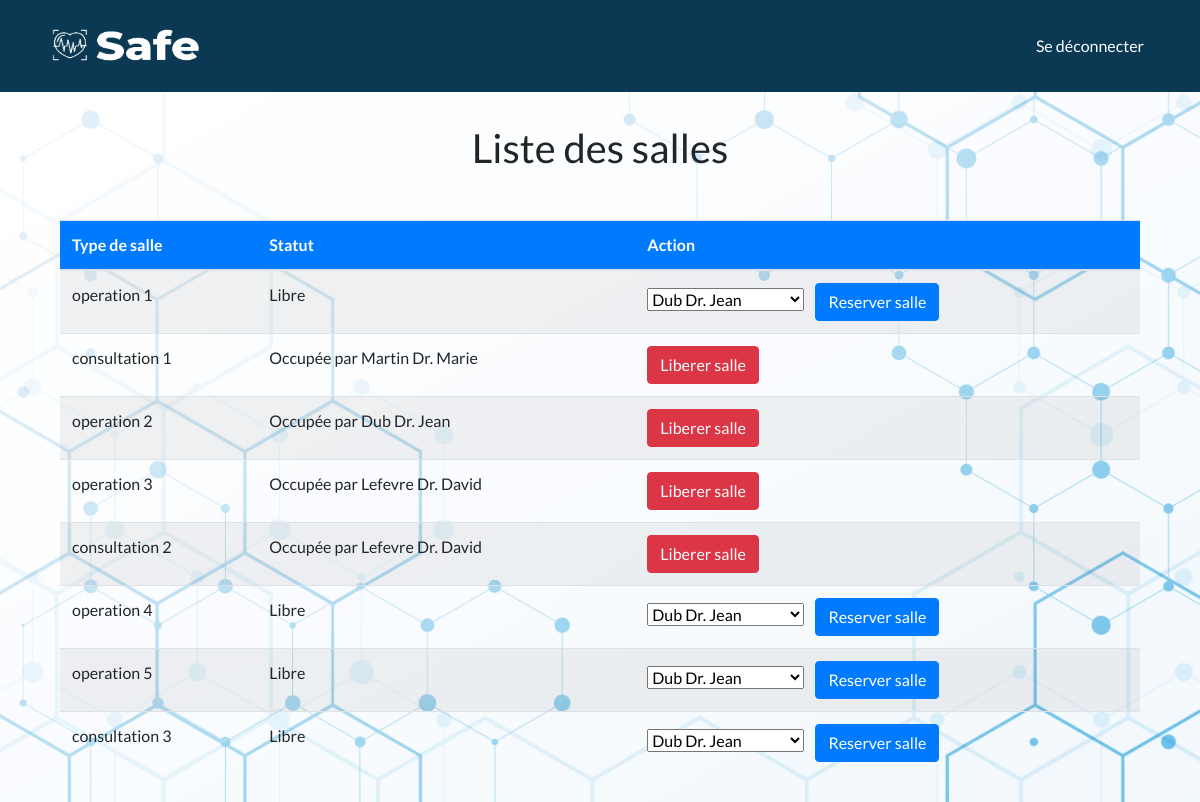
The page /salle_list/ (signed in) on the database its author committed.
### myapp/models.py (models this page shows, shortened)
class Salle(models.Model):
    type_salle = models.CharField(max_length=100)
    est_occupee = models.BooleanField(default=False)
    occuppee_par = models.ForeignKey(Medecin, on_delete=models.SET_NULL, null=True, blank=True)

class Medecin(models.Model):
    user = models.OneToOneField(User, on_delete=models.CASCADE)
    specialite = models.CharField(max_length=100)

class User(AbstractUser):
    is_rh= models.BooleanField('Is rh', default=False)
    is_medecin = models.BooleanField('Is medecin', default=False)
    is_infermiere = models.BooleanField('Is infermiere', default=False)
    is_visiteur = models.BooleanField('Is visiteur', default=False)
    nom = models.CharField(max_length=100)
    prenom = models.CharField(max_length=100)

### myapp/views.py (the view)
# urls.py: path('salle_list/', views.salle_list, name='salle_list'),
@login_required
@user_passes_test(is_infermiere)
def salle_list(request):
    salles = Salle.objects.all()
    for salle in salles:
        if salle.occuppee_par:
            salle.est_occupee = True
        else:
            salle.est_occupee = False
    medecins = Medecin.objects.all()
    return render(request, 'salle_list.html', {'salles': salles, 'medecins': medecins})

### myapp/views.py (called while the page is built)
def is_infermiere(user):
    return user.is_authenticated and (user.is_infermiere or user.is_staff)

### myapp/templates/salle_list.html (shortened to what this page needs)
{% extends 'base.html' %}
{% block content %}
  <section class="container pb-5">
    <div class="row">
      <div class="col-md-12">
        <h1 class="text-center mb-5">Liste des salles</h1>
        <div class="table-responsive">
          <table class="table table-striped table-hover">
            <thead class="bg-primary text-white">
              <tr>
                <th>Type de salle</th>
                <th>Statut</th>
                <th>Action</th>
              </tr>
            </thead>
            <tbody>
              {% for salle in salles %}
              <tr>
                <td>{{ salle.type_salle }}</td>
                <td>
                  {% if salle.est_occupee %}
                    Occupée par {{ salle.occuppee_par.user.nom }} {{ salle.occuppee_par.user.prenom }}
                  {% else %}
                    Libre
                  {% endif %}
                </td>
                <td>
                  {% if salle.est_occupee %}
                    <form method="POST" action="{% url 'liberer_salle' salle.pk %}">
                      <button type="submit" class="btn btn-danger">Liberer salle</button>
                    </form>
                  {% else %}
                    <form method="POST" action="{% url 'reserver_salle' salle.pk %}">
                      <select name="medecin" class="form-select mr-2" aria-label="Select medecin">
                        {% for medecin in medecins %}
                          <option value="{{ medecin.pk }}">{{ medecin.user.nom }} {{ medecin.user.prenom }}</option>
                        {% endfor %}
                      </select>
                      <button type="submit" class="btn btn-primary">Reserver salle</button>
                    </form>
                  {% endif %}
                </td>
              </tr>
              {% endfor %}
            </tbody>
          </table>
        </div>
      </div>
    </div>
  </section>
{% endblock %}

### myapp/static/css/style.css (style rules this page uses)
body { background-image: url('/static/images/19366.jpg'); background-size: cover; background-position: center; }

### myapp/templates/base.html (style rules this page uses)
body { font-family: 'Lato', sans-serif; background-color: #f4f4f4; }
.container { margin-top: 2rem; }

### rows shown on the page
Salle: type_salle "operation 1", est_occupee "Libre"
Salle: type_salle "consultation 1", occuppee_par.user.nom "Martin", occuppee_par.user.prenom "Dr. Marie", est_occupee "Liberer salle"
Salle: type_salle "operation 2", occuppee_par.user.nom "Dub", occuppee_par.user.prenom "Dr. Jean", est_occupee "Liberer salle"
Salle: type_salle "operation 3", occuppee_par.user.nom "Lefevre", occuppee_par.user.prenom "Dr. David", est_occupee "Liberer salle"
Salle: type_salle "consultation 2", occuppee_par.user.nom "Lefevre", occuppee_par.user.prenom "Dr. David", est_occupee "Liberer salle"
Salle: type_salle "operation 4", est_occupee "Libre"
Salle: type_salle "operation 5", est_occupee "Libre"
Salle: type_salle "consultation 3", est_occupee "Libre"

### other values the page prints
form field medecin "Dub Dr. Jean"
